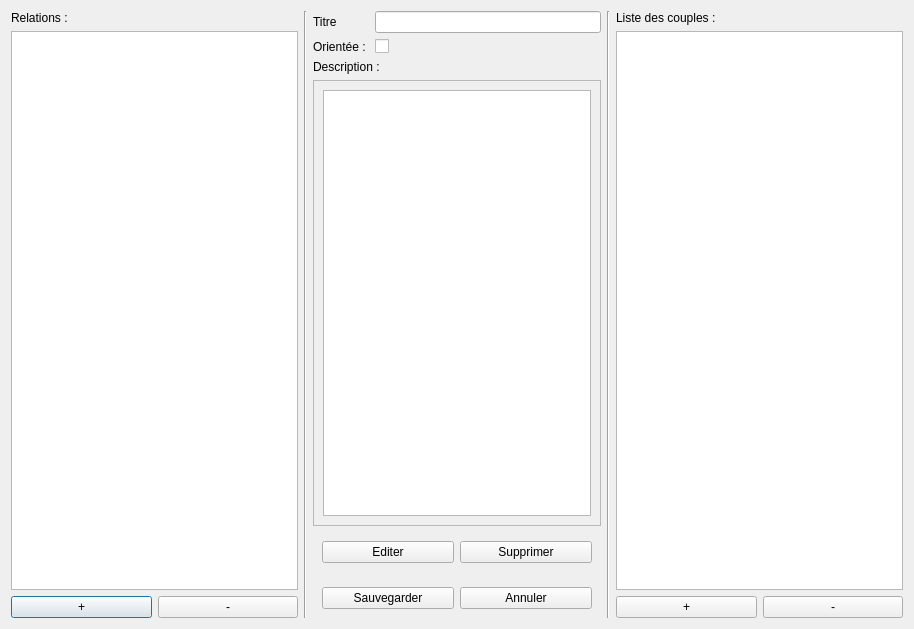
<?xml version="1.0" encoding="UTF-8"?>
<ui version="4.0">
 <class>RelationWindow</class>
 <widget class="QDialog" name="RelationWindow">
  <property name="geometry">
   <rect>
    <x>0</x>
    <y>0</y>
    <width>914</width>
    <height>629</height>
   </rect>
  </property>
  <property name="windowTitle">
   <string>Dialog</string>
  </property>
  <layout class="QHBoxLayout" name="horizontalLayout_7">
   <item>
    <layout class="QVBoxLayout" name="verticalLayout">
     <item>
      <widget class="QLabel" name="label">
       <property name="text">
        <string>Relations :</string>
       </property>
      </widget>
     </item>
     <item>
      <widget class="QListWidget" name="relation_listWidget"/>
     </item>
     <item>
      <layout class="QHBoxLayout" name="horizontalLayout_2">
       <item>
        <widget class="QPushButton" name="relation_addButton">
         <property name="text">
          <string>+</string>
         </property>
        </widget>
       </item>
       <item>
        <widget class="QPushButton" name="relation_deleteButton2">
         <property name="text">
          <string>-</string>
         </property>
        </widget>
       </item>
      </layout>
     </item>
    </layout>
   </item>
   <item>
    <widget class="Line" name="line">
     <property name="orientation">
      <enum>Qt::Vertical</enum>
     </property>
    </widget>
   </item>
   <item>
    <layout class="QVBoxLayout" name="verticalLayout_2">
     <item>
      <layout class="QFormLayout" name="formLayout">
       <item row="0" column="0">
        <widget class="QLabel" name="label_2">
         <property name="text">
          <string>Titre</string>
         </property>
        </widget>
       </item>
       <item row="0" column="1">
        <widget class="QLineEdit" name="relation_titleEdit">
         <property name="styleSheet">
          <string notr="true">QLineEdit:disabled {
background: #efefef;
color: #000000;
}</string>
         </property>
        </widget>
       </item>
       <item row="1" column="0">
        <widget class="QLabel" name="label_4">
         <property name="text">
          <string>Orientée : </string>
         </property>
        </widget>
       </item>
       <item row="1" column="1">
        <widget class="QCheckBox" name="relation_orientedCheck">
         <property name="styleSheet">
          <string notr="true">QTextEdit:disabled {
color: #000000;
}</string>
         </property>
         <property name="text">
          <string/>
         </property>
        </widget>
       </item>
      </layout>
     </item>
     <item>
      <widget class="QLabel" name="label_3">
       <property name="text">
        <string>Description :</string>
       </property>
      </widget>
     </item>
     <item>
      <widget class="QScrollArea" name="scrollArea">
       <property name="widgetResizable">
        <bool>true</bool>
       </property>
       <widget class="QWidget" name="scrollAreaWidgetContents">
        <property name="geometry">
         <rect>
          <x>0</x>
          <y>0</y>
          <width>284</width>
          <height>414</height>
         </rect>
        </property>
        <layout class="QHBoxLayout" name="horizontalLayout_6">
         <item>
          <widget class="QTextEdit" name="relation_descpEdit">
           <property name="styleSheet">
            <string notr="true">QTextEdit:disabled {
background: #efefef;
color: #000000;
}</string>
           </property>
          </widget>
         </item>
        </layout>
       </widget>
      </widget>
     </item>
     <item>
      <widget class="QWidget" name="relation_editDeleteWidget" native="true">
       <layout class="QHBoxLayout" name="horizontalLayout_4">
        <item>
         <widget class="QPushButton" name="relation_editButton">
          <property name="text">
           <string>Editer</string>
          </property>
         </widget>
        </item>
        <item>
         <widget class="QPushButton" name="relation_deleteButton">
          <property name="text">
           <string>Supprimer</string>
          </property>
         </widget>
        </item>
       </layout>
      </widget>
     </item>
     <item>
      <widget class="QWidget" name="relation_saveCancelWidget" native="true">
       <layout class="QHBoxLayout" name="horizontalLayout">
        <item>
         <widget class="QPushButton" name="relation_saveButton">
          <property name="text">
           <string>Sauvegarder</string>
          </property>
         </widget>
        </item>
        <item>
         <widget class="QPushButton" name="relation_cancelButton">
          <property name="text">
           <string>Annuler</string>
          </property>
         </widget>
        </item>
       </layout>
      </widget>
     </item>
    </layout>
   </item>
   <item>
    <widget class="Line" name="line_2">
     <property name="orientation">
      <enum>Qt::Vertical</enum>
     </property>
    </widget>
   </item>
   <item>
    <layout class="QVBoxLayout" name="verticalLayout_3">
     <item>
      <widget class="QLabel" name="label_5">
       <property name="text">
        <string>Liste des couples : </string>
       </property>
      </widget>
     </item>
     <item>
      <widget class="QListWidget" name="relation_coupleList"/>
     </item>
     <item>
      <layout class="QHBoxLayout" name="horizontalLayout_5">
       <item>
        <widget class="QPushButton" name="relation_addCoupleButton">
         <property name="text">
          <string>+</string>
         </property>
        </widget>
       </item>
       <item>
        <widget class="QPushButton" name="relation_deleteCoupleButton">
         <property name="text">
          <string>-</string>
         </property>
        </widget>
       </item>
      </layout>
     </item>
    </layout>
   </item>
  </layout>
 </widget>
 <resources/>
 <connections/>
</ui>
